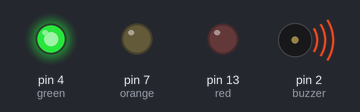
Recording of a sketch running on a simulated Arduino Uno, built with avr-gcc and run on an emulated ATmega328P. On the bench: output pins drawn as LEDs (lit = HIGH), buzzer (waves = sounding).

Above: at 0.5 s.
At 2.5 s:
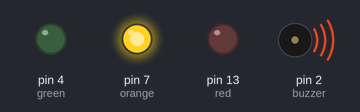
At 4.75 s:
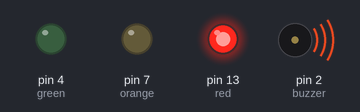
At 6.7 s:
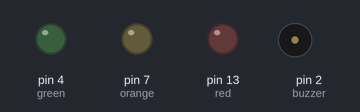
Timing chart, 0 to 9.6 s (numbered marks = the images above):
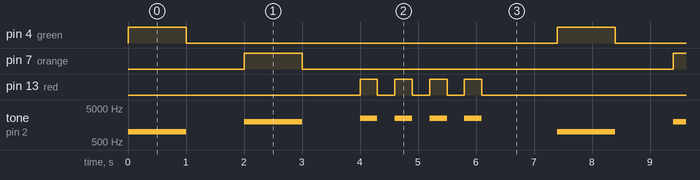

Measured:
- by itself, pin 4 (green), pin 7 (orange): alternates HIGH for 1.0 s and LOW for 6.4 s
- by itself, pin 13 (red): repeats every 7.4 s: 3 × (LOW 0.30 s, HIGH 0.30 s), LOW 5.3 s, HIGH 0.30 s
- by itself, tone on pin 2 (buzzer): repeats every 7.4 s: silent 1.0 s, 2000 Hz 1.0 s, silent 1.0 s, 3 × (2500 Hz 0.30 s, silent 0.30 s), 2500 Hz 0.30 s, silent 1.3 s, 1000 Hz 1.0 s

The sketch:

sketch_sep7a.ino
```cpp
// C++ code
//
const int buzzer = 2;
const int green = 4;
const int orange = 7;
const int red = 13;

// void setup()
// {
//   pinMode(buzzer, OUTPUT);
//   pinMode(green, OUTPUT);
//   pinMode(orange, OUTPUT);
//   pinMode(red, OUTPUT);
// }

// void loop()
// {
//   digitalWrite(green, HIGH);
//   tone(buzzer, 1000);
//   delay(1000);
//   digitalWrite(green, LOW);
//   noTone(buzzer);
//   delay(1000);


//   digitalWrite(orange, HIGH);
//   tone(buzzer, 2000);
//   delay(1000);
//   digitalWrite(orange, LOW);
//   noTone(buzzer);
//   delay(1000);


//   digitalWrite(red, HIGH);
//   tone(buzzer, 2500);
//   delay(1000);
//   digitalWrite(red, LOW);
//   noTone(buzzer);
//   delay(1000);


//   function warning(){
//     tone(buzzer, 2500);
//     delay(500);
//     noTone(buzzer);
//     delay(500);
//   }

// }


void setup()
{
  pinMode(buzzer, OUTPUT);
  pinMode(green, OUTPUT);
  pinMode(orange, OUTPUT);
  pinMode(red, OUTPUT);


}

void warning(){
      tone(buzzer, 2500);
      delay(300);
      noTone(buzzer);
      delay(300);
    }


void chill(){
      tone(buzzer, 2500);
      delay(300);
      noTone(buzzer);
      delay(300);
}

void buzzerBlink(){
      digitalWrite(red, HIGH);
      tone(buzzer, 2500);
      delay(300);
      noTone(buzzer);
      digitalWrite(red, LOW);
      delay(300);

}

void loop()
{


  digitalWrite(green, HIGH);
  tone(buzzer, 1000);
  delay(1000);
  digitalWrite(green, LOW);
  noTone(buzzer);
  delay(1000);


  digitalWrite(orange, HIGH);
  tone(buzzer, 2000);
  delay(1000);
  digitalWrite(orange, LOW);
  noTone(buzzer);
  delay(1000);


  buzzerBlink();
  buzzerBlink();
  buzzerBlink();
  buzzerBlink();

  delay(1000);


}
```
